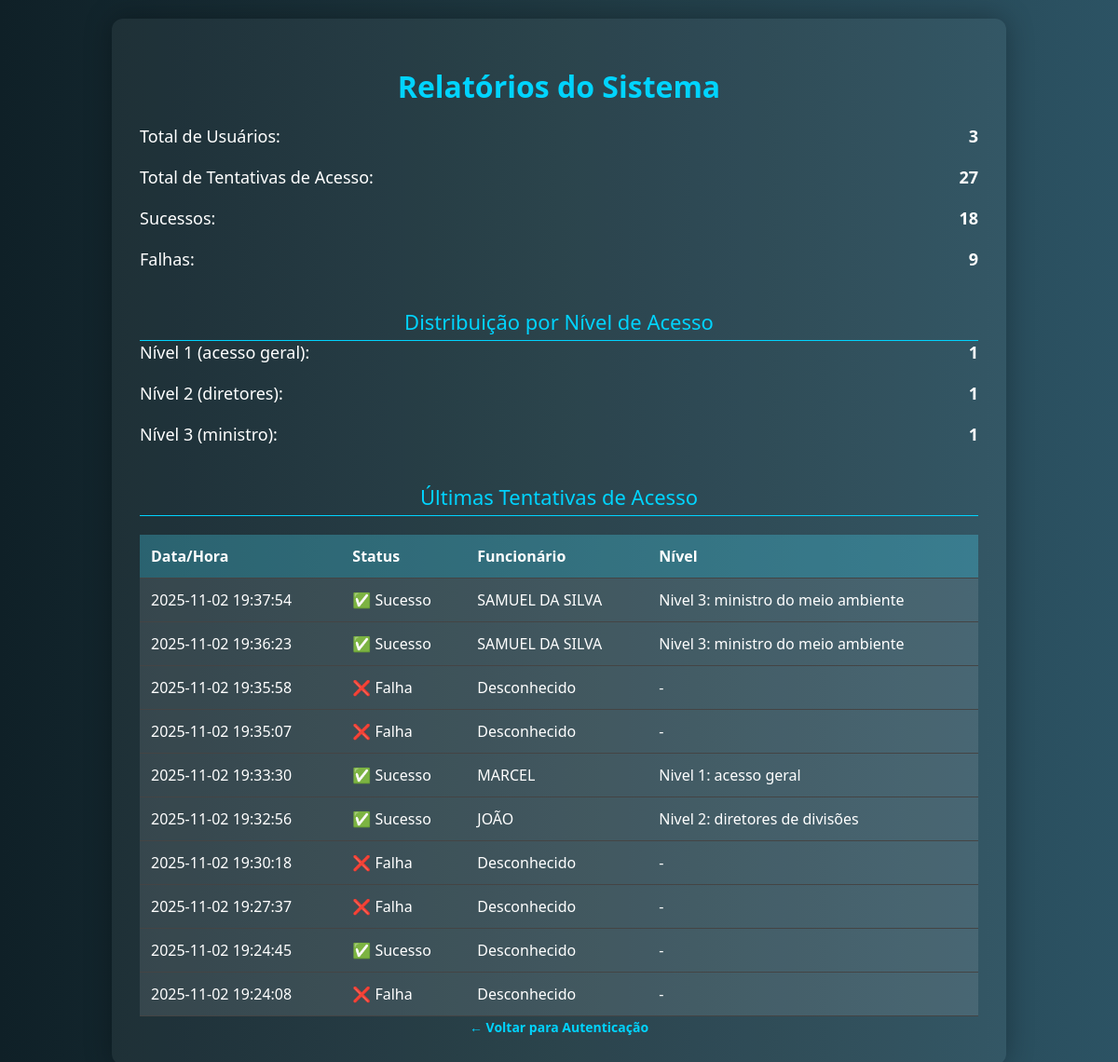
Screenshot of /relatorios with the database file from the repository.
### tables this page shows
CREATE TABLE acessos (
            id INTEGER PRIMARY KEY AUTOINCREMENT,
            funcionario_id INTEGER,
            data_hora TEXT NOT NULL,
            sucesso INTEGER NOT NULL,
            FOREIGN KEY (funcionario_id) REFERENCES funcionarios(id)
        );

CREATE TABLE funcionarios (
            id INTEGER PRIMARY KEY AUTOINCREMENT,
            nome TEXT NOT NULL,
            cargo TEXT NOT NULL,
            nivel_acesso TEXT NOT NULL,
            imagem TEXT NOT NULL
        );

### app.py (the view)
@app.route('/relatorios')
def relatorios():
    conn = sqlite3.connect('banco.db')
    cursor = conn.cursor()
    cursor.execute('SELECT COUNT(*) FROM funcionarios')
    total_usuarios = cursor.fetchone()[0]
    cursor.execute('SELECT COUNT(*) FROM acessos')
    total_tentativas = cursor.fetchone()[0]
    cursor.execute("SELECT COUNT(*) FROM acessos WHERE sucesso = 1")
    tentativas_sucesso = cursor.fetchone()[0]
    cursor.execute("SELECT COUNT(*) FROM acessos WHERE sucesso = 0")
    tentativas_falha = cursor.fetchone()[0]
    cursor.execute("SELECT COUNT(*) FROM funcionarios WHERE nivel_acesso LIKE 'Nivel 1%'")
    nivel1 = cursor.fetchone()[0]
    cursor.execute("SELECT COUNT(*) FROM funcionarios WHERE nivel_acesso LIKE 'Nivel 2%'")
    nivel2 = cursor.fetchone()[0]
    cursor.execute("SELECT COUNT(*) FROM funcionarios WHERE nivel_acesso LIKE 'Nivel 3%'")
    nivel3 = cursor.fetchone()[0]
    cursor.execute("""
        SELECT data_hora, sucesso, nome, nivel_acesso
        FROM acessos
        LEFT JOIN funcionarios ON acessos.funcionario_id = funcionarios.id
        ORDER BY data_hora DESC
        LIMIT 10
    """)
    ultimos_acessos = cursor.fetchall()
    conn.close()
    return render_template('relatorios.html',
                           total_usuarios=total_usuarios,
                           total_tentativas=total_tentativas,
                           tentativas_sucesso=tentativas_sucesso,
                           tentativas_falha=tentativas_falha,
                           nivel1=nivel1,
                           nivel2=nivel2,
                           nivel3=nivel3,
                           ultimos_acessos=ultimos_acessos)

### templates/relatorios.html (shortened to what this page needs)
<!DOCTYPE html>
<html lang="pt-br">
<head>
    <link rel="stylesheet" href="{{ url_for('static', filename='css/estilo.css') }}">
</head>
<body>
    <div class="container">
        <h1>Relatórios do Sistema</h1>
        <div class="metric"><span>Total de Usuários:</span> <strong>{{ total_usuarios }}</strong></div>
        <div class="metric"><span>Total de Tentativas de Acesso:</span> <strong>{{ total_tentativas }}</strong></div>
        <div class="metric"><span>Sucessos:</span> <strong>{{ tentativas_sucesso }}</strong></div>
        <div class="metric"><span>Falhas:</span> <strong>{{ tentativas_falha }}</strong></div>
        <div class="section-title">Distribuição por Nível de Acesso</div>
        <div class="metric"><span>Nível 1 (acesso geral):</span> <strong>{{ nivel1 }}</strong></div>
        <div class="metric"><span>Nível 2 (diretores):</span> <strong>{{ nivel2 }}</strong></div>
        <div class="metric"><span>Nível 3 (ministro):</span> <strong>{{ nivel3 }}</strong></div>
        <div class="section-title">Últimas Tentativas de Acesso</div>
        <table>
            <tr>
                <th>Data/Hora</th>
                <th>Status</th>
                <th>Funcionário</th>
                <th>Nível</th>
            </tr>
            {% for acesso in ultimos_acessos %}
            <tr>
                <td>{{ acesso[0] }}</td>
                <td>{{ '✅ Sucesso' if acesso[1] == 1 else '❌ Falha' }}</td>
                <td>{{ acesso[2] if acesso[2] else 'Desconhecido' }}</td>
                <td>{{ acesso[3] if acesso[3] else '-' }}</td>
            </tr>
            {% endfor %}
        </table>
        <div class="voltar">
            <a href="/">← Voltar para Autenticação</a>
        </div>
    </div>
</body>
</html>

### static/css/estilo.css (style rules this page uses)
body { margin: 0; padding: 0; font-family: 'Segoe UI', sans-serif; background: linear-gradient(to right, #0f2027, #203a43, #2c5364); color: #fff; display: block; }
.container, .card, .camera-box, .instrucoes-box, .toxina-box { background-color: rgba(255,255,255,0.05); padding: 30px; border-radius: 12px; box-shadow: 0 0 30px rgba(0,0,0,0.3); width: 100%; max-width: 900px; margin: 20px auto; text-align: center; }
h1, h2, h3 { color: #00d4ff; margin-bottom: 20px; }
table { width: 100%; margin-top: 20px; border-collapse: collapse; background-color: rgba(255,255,255,0.1); }
th, td { padding: 12px; border-bottom: 1px solid #444; text-align: left; color: #fff; }
th { background-color: rgba(0,212,255,0.2); }
.voltar a { text-decoration: none; color: #00d4ff; font-weight: bold; font-size: 14px; }
.metric { display: flex; justify-content: space-between; margin-bottom: 20px; font-size: 18px; }
.section-title { margin-top: 40px; font-size: 22px; color: #00d4ff; border-bottom: 1px solid #00d4ff; padding-bottom: 5px; }
body { background-attachment: fixed; }

### rows the page displays
acessos: data_hora "2025-11-02 19:37:54", sucesso "✅ Sucesso", nome "SAMUEL DA SILVA", nivel_acesso "Nivel 3: ministro do meio ambiente"
acessos: data_hora "2025-11-02 19:36:23", sucesso "✅ Sucesso", nome "SAMUEL DA SILVA", nivel_acesso "Nivel 3: ministro do meio ambiente"
acessos: data_hora "2025-11-02 19:35:58", sucesso "❌ Falha", acesso "Desconhecido", acesso "-"
acessos: data_hora "2025-11-02 19:35:07", sucesso "❌ Falha", acesso "Desconhecido", acesso "-"
acessos: data_hora "2025-11-02 19:33:30", sucesso "✅ Sucesso", nome "MARCEL", nivel_acesso "Nivel 1: acesso geral"
acessos: data_hora "2025-11-02 19:32:56", sucesso "✅ Sucesso", nome "JOÃO", nivel_acesso "Nivel 2: diretores de divisões"
acessos: data_hora "2025-11-02 19:30:18", sucesso "❌ Falha", acesso "Desconhecido", acesso "-"
acessos: data_hora "2025-11-02 19:27:37", sucesso "❌ Falha", acesso "Desconhecido", acesso "-"
acessos: data_hora "2025-11-02 19:24:45", sucesso "✅ Sucesso", acesso "Desconhecido", acesso "-"
acessos: data_hora "2025-11-02 19:24:08", sucesso "❌ Falha", acesso "Desconhecido", acesso "-"

### other values shown
{{ total_usuarios }} "3"
{{ total_tentativas }} "27"
{{ tentativas_sucesso }} "18"
{{ tentativas_falha }} "9"
{{ nivel1 }} "1"
{{ nivel2 }} "1"
{{ nivel3 }} "1"
